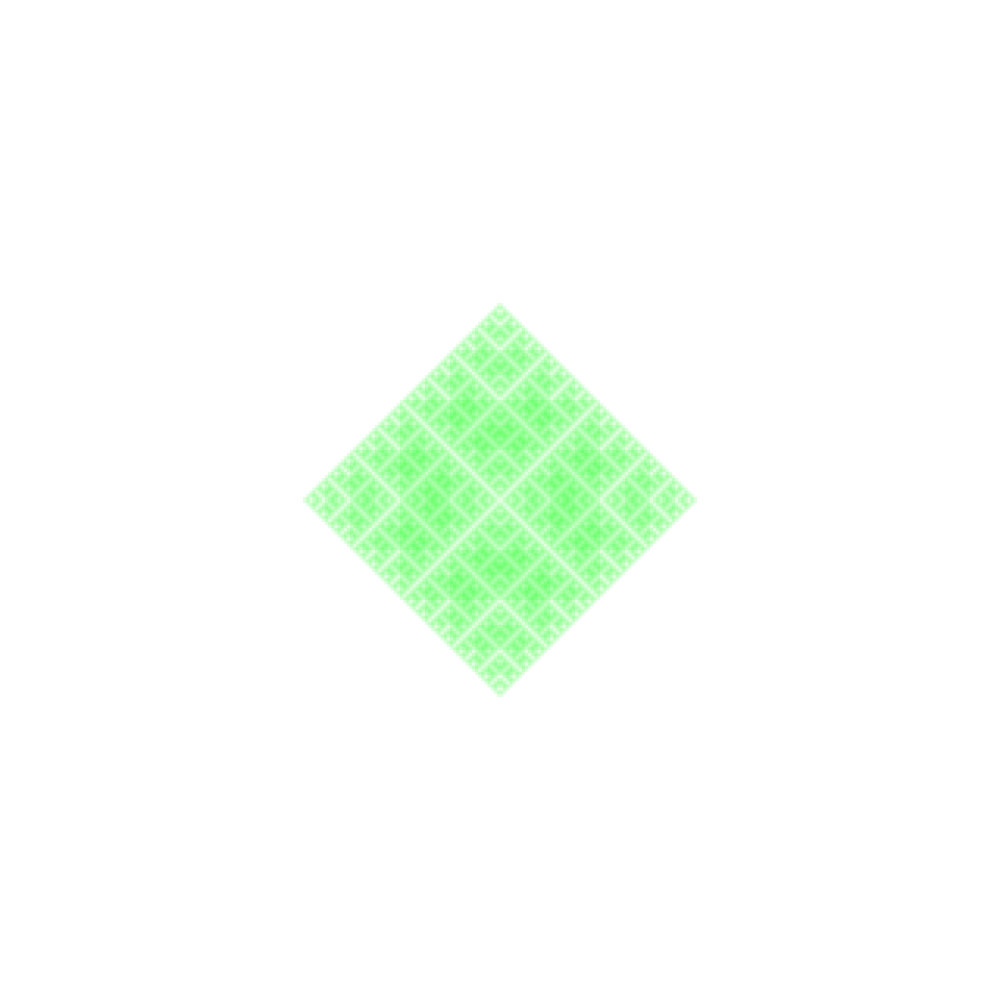
Frame 1 (no input)
Frame 60 (the mouse pressed at the canvas centre just before this capture): identical to frame 1, image omitted
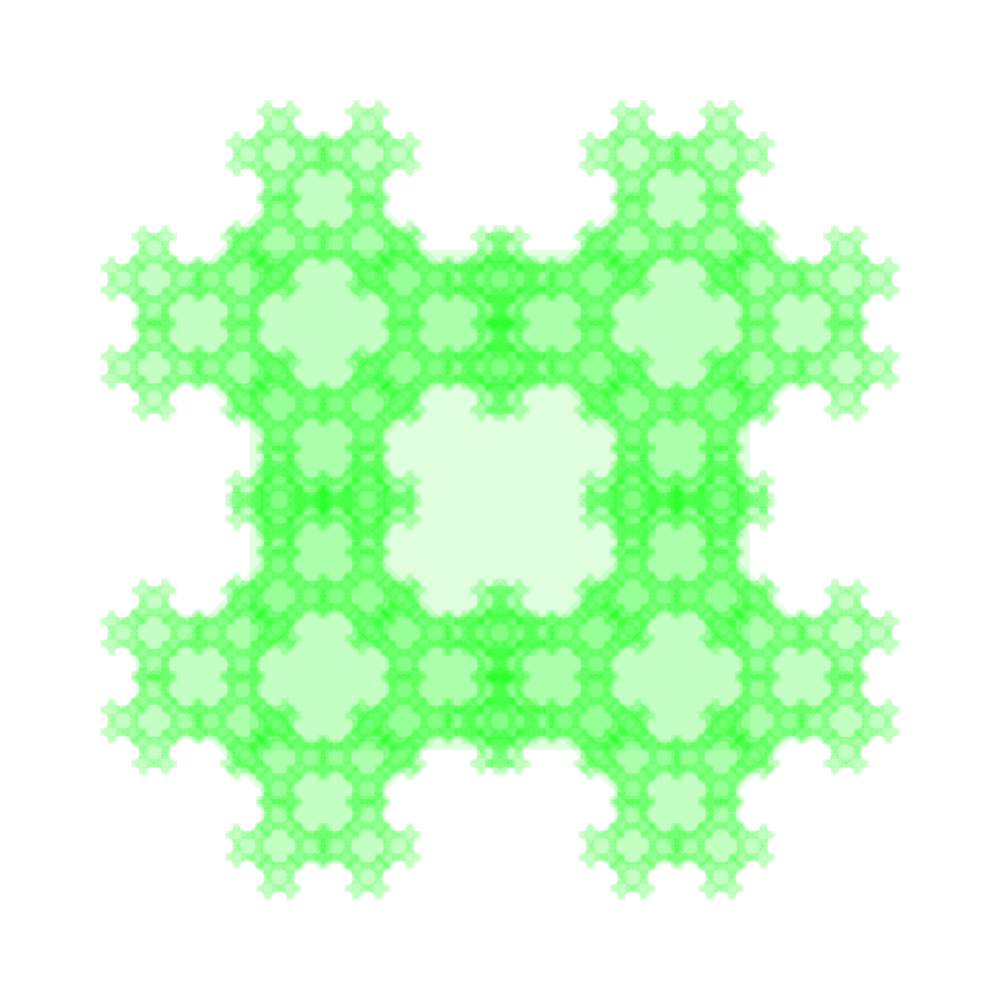
Frame 120 (the mouse held since frame 60 and released just before this capture)

The Processing sketch that drew these frames (run headless with seeded random() and noise(); from frame 60 on, the mouse is pressed at the canvas centre):

// Processing sketch: day_1_jan_09_17
// ── day_1_jan_09_17.pde
void setup() {
  size(1000, 1000);
}

void draw() {
  background(255);
  rectMode(CENTER);
  drawSquare(width/2, height/2, map(mouseY, 0, 1000, 200, 800), map(mouseX, 0, 1000, 0, PI/2));
}

void drawSquare(float x, float y, float size, float angle) {
  pushMatrix();
  translate(x, y);
  // stroke(0);
  noStroke();
  // noFill();
  fill(0, 256, 0, 32);
  rect(0, 0, size, size);
  if(size > 8) {
    rotate(angle);
    drawSquare(size/2, 0, size/2, angle);
    drawSquare(0, -size/2, size/2, angle);
    drawSquare(-size/2, 0, size/2, angle);
    drawSquare(0, +size/2, size/2, angle);
  }
  popMatrix();
}
